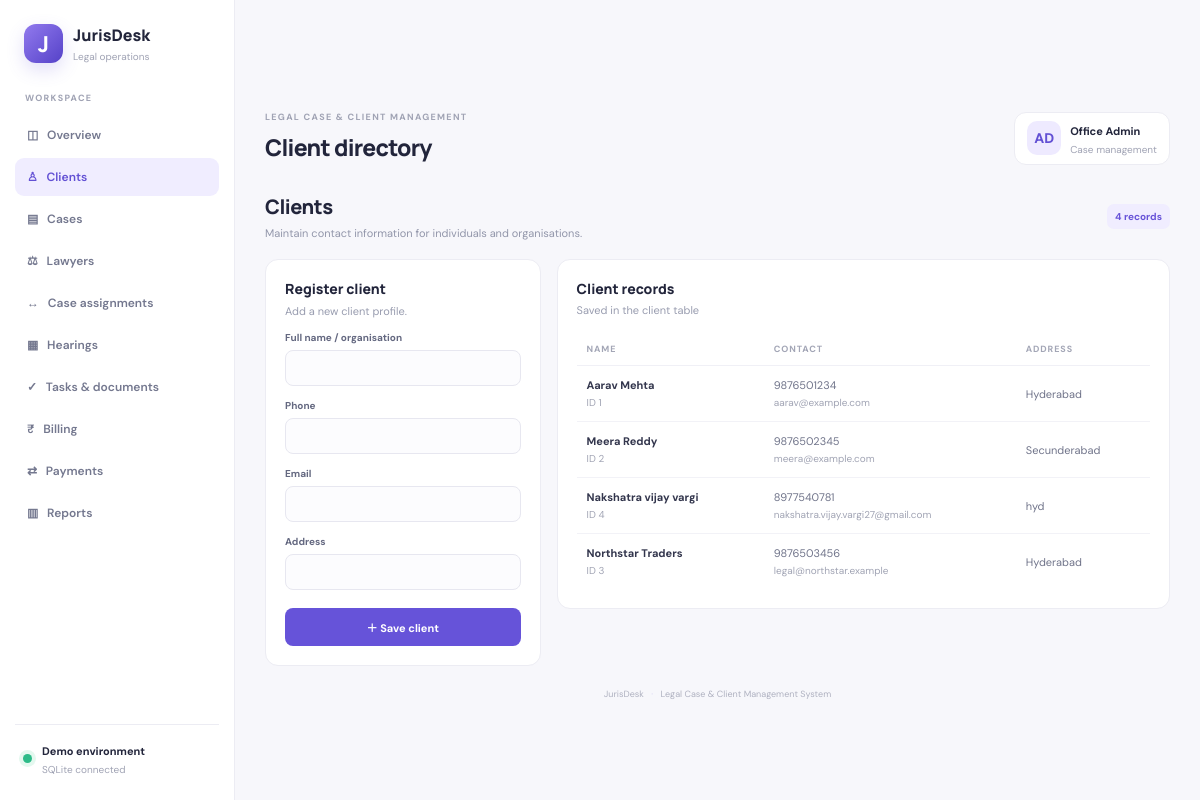
The app's page /clients with its own data.
### tables this page shows
CREATE TABLE clients(
          id INTEGER PRIMARY KEY AUTOINCREMENT, name TEXT NOT NULL, phone TEXT,
          email TEXT, address TEXT
        );

### app.py (the view)
@app.route("/clients",methods=["GET","POST"])
def clients():
    with db() as con:
        if request.method=="POST":
            con.execute("INSERT INTO clients(name,phone,email,address) VALUES(?,?,?,?)",
                (request.form["name"].strip(),request.form.get("phone","").strip(),request.form.get("email","").strip(),request.form.get("address","").strip()))
            flash("Client registered.","success"); return redirect(url_for("clients"))
        rows=con.execute("SELECT * FROM clients ORDER BY name").fetchall()
    return render_template("clients.html",rows=rows)

### app.py (called while the page is built)
def db():
    con = sqlite3.connect(DB)
    con.row_factory = sqlite3.Row
    con.execute("PRAGMA foreign_keys=ON")
    return con

### templates/clients.html
{% extends "base.html" %}{% set heading="Client directory" %}{% block content %}<div class="intro"><div><h2>Clients</h2><p>Maintain contact information for individuals and organisations.</p></div><span class="pill">{{rows|length}} records</span></div><div class="layout"><form class="panel form" method="post"><h3>Register client</h3><p class="muted">Add a new client profile.</p><label>Full name / organisation<input name="name" required></label><label>Phone<input name="phone"></label><label>Email<input name="email" type="email"></label><label>Address<input name="address"></label><button class="btn">＋ Save client</button></form><div class="panel"><div class="panelhead"><div><h3>Client records</h3><p>Saved in the client table</p></div></div><div class="tablewrap"><table><thead><tr><th>NAME</th><th>CONTACT</th><th>ADDRESS</th></tr></thead><tbody>{% for r in rows %}<tr><td><b>{{r.name}}</b><small>ID {{r.id}}</small></td><td>{{r.phone}}<small>{{r.email}}</small></td><td>{{r.address}}</td></tr>{% endfor %}</tbody></table></div></div></div>{% endblock %}

### static/style.css (style rules this page uses)
:root { --ink:#22253b;--muted:#898da2;--line:#ececf3;--violet:#6653d9;--bg:#f7f7fb }
* { box-sizing:border-box }
body { margin:0;background:var(--bg);color:var(--ink);font:14px 'DM Sans',Arial,sans-serif }
.btn { border:0;background:var(--violet);color:#fff;border-radius:8px;padding:11px 14px;font:700 11px 'DM Sans';cursor:pointer;text-decoration:none;display:inline-flex;align-items:center;justify-content:center;white-space:nowrap }
.stat,.panel { background:#fff;border:1px solid var(--line);border-radius:13px }
.panel { padding:19px;min-width:0 }
.panelhead { display:flex;justify-content:space-between;align-items:center;margin-bottom:16px;gap:10px }
.panel h3,.panelhead h3 { font:800 14px Manrope;margin:0 }
.panelhead p,.muted { font-size:11px;color:#989caf;margin:5px 0 0 }
.tablewrap { overflow-x:auto }
table { width:100%;border-collapse:collapse;white-space:nowrap }
th { text-align:left;color:#a3a6b6;font-size:9px;letter-spacing:.9px;padding:10px;border-bottom:1px solid #f0f0f6 }
td { font-size:11px;color:#70748a;padding:12px 10px;border-bottom:1px solid #f2f2f7 }
tbody tr:last-child td { border-bottom:0 }
td b { color:#33364d;font-size:11px }
td small { display:block;color:#a1a4b4;font-size:10px;margin-top:4px }
.pill { display:inline-block;background:#f0edff;color:#6753d8;border-radius:7px;padding:6px 8px;font-size:10px;font-weight:700;white-space:nowrap }
.intro { display:flex;justify-content:space-between;align-items:center;margin:4px 0 19px }
.intro h2 { font:800 20px Manrope;margin:0;letter-spacing:-.5px }
.intro p { font-size:11px;color:#9296aa;margin:6px 0 0 }
.layout { display:grid;grid-template-columns:minmax(250px,.62fr) minmax(0,1.38fr);gap:16px;align-items:start }
.form h3 { margin-bottom:6px }
.form label { display:block;font-size:10px;font-weight:700;color:#646880;margin-top:13px }
.form input,.form select,.form textarea { display:block;width:100%;margin-top:6px;border:1px solid #e7e7f0;border-radius:8px;background:#fcfcfe;padding:10px 11px;font:11px 'DM Sans';color:#3d4056;outline:none }
.form>.btn { width:100%;margin-top:18px }

### records on screen
clients: name "Aarav Mehta", id "1", phone "9876501234", email "aarav@example.com", address "Hyderabad"
clients: name "Meera Reddy", id "2", phone "9876502345", email "meera@example.com", address "Secunderabad"
clients: name "Nakshatra vijay vargi", id "4", phone "8977540781", email "nakshatra.vijay.vargi27@gmail.com", address "hyd"
clients: name "Northstar Traders", id "3", phone "9876503456", email "legal@northstar.example", address "Hyderabad"

### other values on screen
{{ heading or "Legal operations overview" }} "Client directory"
{{ rows|length }} "4"
